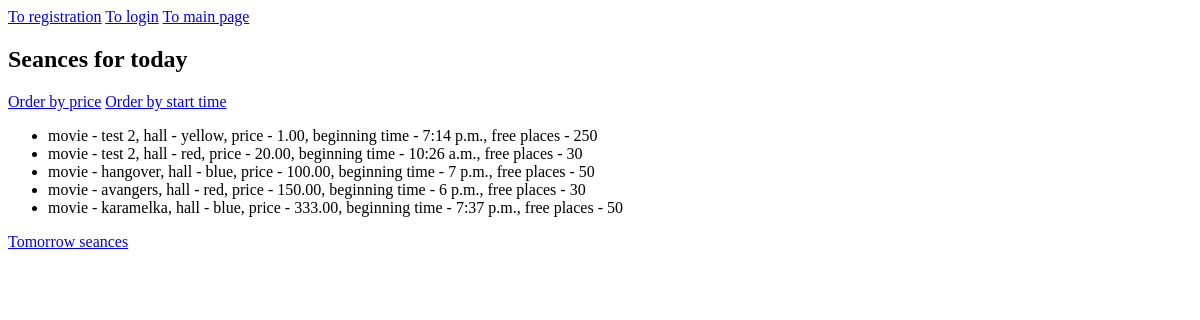
The app's page /?ordering=price, older data.
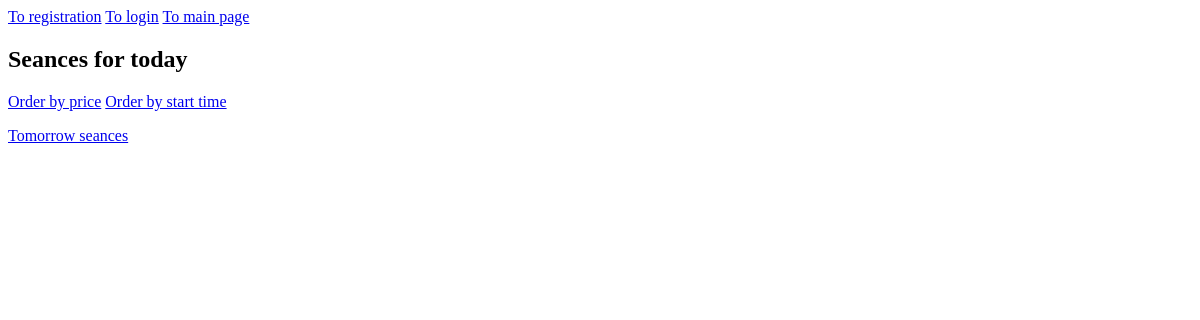
The same page, newer data.
### applicuha/models.py (models this page shows, shortened)
class Seance(models.Model):
    movie_info = models.ForeignKey(MovieInfo, on_delete=models.CASCADE)
    hall = models.OneToOneField(Hall, on_delete=models.CASCADE)
    price = models.DecimalField(decimal_places=2, max_digits=20)
    begin_time = models.TimeField()
    end_time = models.TimeField()

class MovieInfo(models.Model):
    movie_name = models.CharField(max_length=50)
    movie_time = models.PositiveIntegerField()
    beginning_date = models.DateField()
    ending_date = models.DateField()

class Hall(models.Model):
    hall_name = models.CharField(max_length=20, unique=True)
    places = models.PositiveIntegerField()

### applicuha/views.py (the view)
# urls.py: path('', SeanceListView.as_view(), name='main_page'),
class SeanceListView(ListView):
    model = Seance
    template_name = 'main_page.html'
    queryset = Seance.objects.all()
    def get_ordering(self):
        if self.request.GET.get('ordering'):
            return self.request.GET.get('ordering')
    def get_queryset(self):
        queryset = Seance.objects.filter(movie_info__beginning_date__lte=date.today(),
                                         movie_info__ending_date__gte=date.today())
        ordering = self.get_ordering()
        if ordering:
            if isinstance(ordering, str):
                ordering = (ordering,)
            queryset = queryset.order_by(*ordering)
        return queryset
    def get_context_data(self, **kwargs):
        context = super().get_context_data(**kwargs)
        context.update(
            {'ticket_form': TicketForm, })
        return context

### templates/main_page.html (shortened to what this page needs)
{% extends 'base.html' %}
{% block content %}
    <h2>Seances for today</h2>
    <a href="{% url 'main_page' %}?ordering=price">Order by price</a>
    <a href="{% url 'main_page' %}?ordering=begin_time">Order by start time</a>
    <ul>
        {% for seance in object_list %}
            <li>movie - {{ seance.movie_info.movie_name}}, hall - {{ seance.hall.hall_name }}, price - {{ seance.price }},
            beginning time - {{ seance.begin_time }}, free places - {{ seance.hall.places }}
            </li>
        {% endfor %}
    </ul>
    <a href="{% url 'tomorrow' %}">Tomorrow seances</a>
{% endblock %}

Row changes from the older to the newer data that the page shows:
removed Seance: movie_info.movie_name "test 2", hall.hall_name "yellow", price "1.00", begin_time "7:14 p.m.", hall.places "250"
removed Seance: movie_info.movie_name "test 2", hall.hall_name "red", price "20.00", begin_time "10:26 a.m.", hall.places "30"
removed Seance: movie_info.movie_name "hangover", hall.hall_name "blue", price "100.00", begin_time "7 p.m.", hall.places "50"
removed Seance: movie_info.movie_name "avangers", hall.hall_name "red", price "150.00", begin_time "6 p.m.", hall.places "30"
removed Seance: movie_info.movie_name "karamelka", hall.hall_name "blue", price "333.00", begin_time "7:37 p.m.", hall.places "50"
